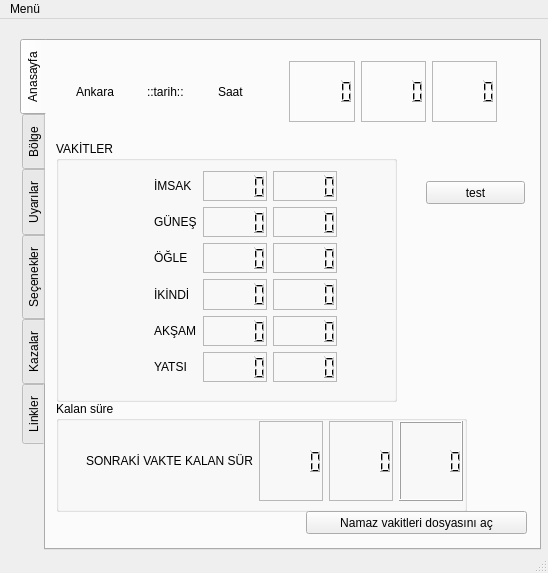
<?xml version="1.0" encoding="UTF-8"?>
<ui version="4.0">
 <class>MainWindow</class>
 <widget class="QMainWindow" name="MainWindow">
  <property name="geometry">
   <rect>
    <x>0</x>
    <y>0</y>
    <width>548</width>
    <height>573</height>
   </rect>
  </property>
  <property name="windowTitle">
   <string>MainWindow</string>
  </property>
  <property name="toolButtonStyle">
   <enum>Qt::ToolButtonIconOnly</enum>
  </property>
  <widget class="QWidget" name="centralwidget">
   <widget class="QWidget" name="gridLayoutWidget">
    <property name="geometry">
     <rect>
      <x>20</x>
      <y>20</y>
      <width>521</width>
      <height>511</height>
     </rect>
    </property>
    <layout class="QGridLayout" name="gridLayout">
     <item row="0" column="0">
      <widget class="QTabWidget" name="tabWidget">
       <property name="enabled">
        <bool>true</bool>
       </property>
       <property name="tabPosition">
        <enum>QTabWidget::West</enum>
       </property>
       <property name="tabShape">
        <enum>QTabWidget::Rounded</enum>
       </property>
       <property name="currentIndex">
        <number>0</number>
       </property>
       <property name="elideMode">
        <enum>Qt::ElideNone</enum>
       </property>
       <property name="documentMode">
        <bool>false</bool>
       </property>
       <property name="movable">
        <bool>true</bool>
       </property>
       <widget class="QWidget" name="tab">
        <attribute name="title">
         <string>Anasayfa</string>
        </attribute>
        <widget class="QGroupBox" name="groupBox_2">
         <property name="geometry">
          <rect>
           <x>10</x>
           <y>100</y>
           <width>341</width>
           <height>261</height>
          </rect>
         </property>
         <property name="title">
          <string>VAKİTLER</string>
         </property>
         <property name="flat">
          <bool>false</bool>
         </property>
         <property name="checkable">
          <bool>false</bool>
         </property>
         <widget class="QWidget" name="gridLayoutWidget_2">
          <property name="geometry">
           <rect>
            <x>50</x>
            <y>30</y>
            <width>231</width>
            <height>211</height>
           </rect>
          </property>
          <layout class="QGridLayout" name="gridLayout_2">
           <item row="6" column="1">
            <widget class="QLabel" name="label_5">
             <property name="text">
              <string>YATSI</string>
             </property>
            </widget>
           </item>
           <item row="5" column="2">
            <widget class="QLCDNumber" name="lcdNumberMaghribHour">
             <property name="frameShape">
              <enum>QFrame::StyledPanel</enum>
             </property>
             <property name="frameShadow">
              <enum>QFrame::Sunken</enum>
             </property>
             <property name="lineWidth">
              <number>1</number>
             </property>
             <property name="smallDecimalPoint">
              <bool>false</bool>
             </property>
             <property name="segmentStyle">
              <enum>QLCDNumber::Filled</enum>
             </property>
            </widget>
           </item>
           <item row="4" column="0">
            <spacer name="horizontalSpacer_3">
             <property name="orientation">
              <enum>Qt::Horizontal</enum>
             </property>
             <property name="sizeHint" stdset="0">
              <size>
               <width>40</width>
               <height>20</height>
              </size>
             </property>
            </spacer>
           </item>
           <item row="3" column="0">
            <spacer name="horizontalSpacer_2">
             <property name="orientation">
              <enum>Qt::Horizontal</enum>
             </property>
             <property name="sizeHint" stdset="0">
              <size>
               <width>40</width>
               <height>20</height>
              </size>
             </property>
            </spacer>
           </item>
           <item row="5" column="1">
            <widget class="QLabel" name="label_4">
             <property name="text">
              <string>AKŞAM</string>
             </property>
            </widget>
           </item>
           <item row="3" column="1">
            <widget class="QLabel" name="label_2">
             <property name="text">
              <string>ÖĞLE</string>
             </property>
            </widget>
           </item>
           <item row="1" column="2">
            <widget class="QLCDNumber" name="lcdNumberFajrHour">
             <property name="frameShape">
              <enum>QFrame::StyledPanel</enum>
             </property>
             <property name="frameShadow">
              <enum>QFrame::Sunken</enum>
             </property>
             <property name="lineWidth">
              <number>1</number>
             </property>
             <property name="smallDecimalPoint">
              <bool>false</bool>
             </property>
             <property name="segmentStyle">
              <enum>QLCDNumber::Filled</enum>
             </property>
            </widget>
           </item>
           <item row="6" column="0">
            <spacer name="horizontalSpacer_5">
             <property name="orientation">
              <enum>Qt::Horizontal</enum>
             </property>
             <property name="sizeHint" stdset="0">
              <size>
               <width>40</width>
               <height>20</height>
              </size>
             </property>
            </spacer>
           </item>
           <item row="2" column="0">
            <spacer name="horizontalSpacer_6">
             <property name="orientation">
              <enum>Qt::Horizontal</enum>
             </property>
             <property name="sizeHint" stdset="0">
              <size>
               <width>40</width>
               <height>20</height>
              </size>
             </property>
            </spacer>
           </item>
           <item row="6" column="2">
            <widget class="QLCDNumber" name="lcdNumberIshaHour">
             <property name="frameShape">
              <enum>QFrame::StyledPanel</enum>
             </property>
             <property name="frameShadow">
              <enum>QFrame::Sunken</enum>
             </property>
             <property name="lineWidth">
              <number>1</number>
             </property>
             <property name="smallDecimalPoint">
              <bool>false</bool>
             </property>
             <property name="segmentStyle">
              <enum>QLCDNumber::Filled</enum>
             </property>
            </widget>
           </item>
           <item row="1" column="1">
            <widget class="QLabel" name="label">
             <property name="text">
              <string>İMSAK</string>
             </property>
            </widget>
           </item>
           <item row="4" column="2">
            <widget class="QLCDNumber" name="lcdNumberAsrHour">
             <property name="frameShape">
              <enum>QFrame::StyledPanel</enum>
             </property>
             <property name="frameShadow">
              <enum>QFrame::Sunken</enum>
             </property>
             <property name="lineWidth">
              <number>1</number>
             </property>
             <property name="smallDecimalPoint">
              <bool>false</bool>
             </property>
             <property name="segmentStyle">
              <enum>QLCDNumber::Filled</enum>
             </property>
            </widget>
           </item>
           <item row="4" column="1">
            <widget class="QLabel" name="label_3">
             <property name="text">
              <string>İKİNDİ</string>
             </property>
            </widget>
           </item>
           <item row="3" column="2">
            <widget class="QLCDNumber" name="lcdNumberDhuhrHour">
             <property name="frameShape">
              <enum>QFrame::StyledPanel</enum>
             </property>
             <property name="frameShadow">
              <enum>QFrame::Sunken</enum>
             </property>
             <property name="lineWidth">
              <number>1</number>
             </property>
             <property name="smallDecimalPoint">
              <bool>false</bool>
             </property>
             <property name="segmentStyle">
              <enum>QLCDNumber::Filled</enum>
             </property>
            </widget>
           </item>
           <item row="5" column="0">
            <spacer name="horizontalSpacer_4">
             <property name="orientation">
              <enum>Qt::Horizontal</enum>
             </property>
             <property name="sizeHint" stdset="0">
              <size>
               <width>40</width>
               <height>20</height>
              </size>
             </property>
            </spacer>
           </item>
           <item row="2" column="1">
            <widget class="QLabel" name="label_24">
             <property name="text">
              <string>GÜNEŞ</string>
             </property>
            </widget>
           </item>
           <item row="2" column="2">
            <widget class="QLCDNumber" name="lcdNumberSunriseHour">
             <property name="frameShape">
              <enum>QFrame::StyledPanel</enum>
             </property>
             <property name="frameShadow">
              <enum>QFrame::Sunken</enum>
             </property>
             <property name="lineWidth">
              <number>1</number>
             </property>
             <property name="smallDecimalPoint">
              <bool>false</bool>
             </property>
             <property name="segmentStyle">
              <enum>QLCDNumber::Filled</enum>
             </property>
            </widget>
           </item>
           <item row="1" column="0">
            <spacer name="horizontalSpacer">
             <property name="orientation">
              <enum>Qt::Horizontal</enum>
             </property>
             <property name="sizeHint" stdset="0">
              <size>
               <width>40</width>
               <height>20</height>
              </size>
             </property>
            </spacer>
           </item>
           <item row="6" column="3">
            <widget class="QLCDNumber" name="lcdNumberIshaMinute">
             <property name="frameShape">
              <enum>QFrame::StyledPanel</enum>
             </property>
             <property name="frameShadow">
              <enum>QFrame::Sunken</enum>
             </property>
             <property name="lineWidth">
              <number>1</number>
             </property>
             <property name="smallDecimalPoint">
              <bool>false</bool>
             </property>
             <property name="segmentStyle">
              <enum>QLCDNumber::Filled</enum>
             </property>
            </widget>
           </item>
           <item row="5" column="3">
            <widget class="QLCDNumber" name="lcdNumberMaghribMinute">
             <property name="frameShape">
              <enum>QFrame::StyledPanel</enum>
             </property>
             <property name="frameShadow">
              <enum>QFrame::Sunken</enum>
             </property>
             <property name="lineWidth">
              <number>1</number>
             </property>
             <property name="smallDecimalPoint">
              <bool>false</bool>
             </property>
             <property name="segmentStyle">
              <enum>QLCDNumber::Filled</enum>
             </property>
            </widget>
           </item>
           <item row="4" column="3">
            <widget class="QLCDNumber" name="lcdNumberAsrMinute">
             <property name="frameShape">
              <enum>QFrame::StyledPanel</enum>
             </property>
             <property name="frameShadow">
              <enum>QFrame::Sunken</enum>
             </property>
             <property name="lineWidth">
              <number>1</number>
             </property>
             <property name="smallDecimalPoint">
              <bool>false</bool>
             </property>
             <property name="segmentStyle">
              <enum>QLCDNumber::Filled</enum>
             </property>
            </widget>
           </item>
           <item row="3" column="3">
            <widget class="QLCDNumber" name="lcdNumberDhuhrMinute">
             <property name="frameShape">
              <enum>QFrame::StyledPanel</enum>
             </property>
             <property name="frameShadow">
              <enum>QFrame::Sunken</enum>
             </property>
             <property name="lineWidth">
              <number>1</number>
             </property>
             <property name="smallDecimalPoint">
              <bool>false</bool>
             </property>
             <property name="segmentStyle">
              <enum>QLCDNumber::Filled</enum>
             </property>
            </widget>
           </item>
           <item row="2" column="3">
            <widget class="QLCDNumber" name="lcdNumberSunriseMinute">
             <property name="frameShape">
              <enum>QFrame::StyledPanel</enum>
             </property>
             <property name="frameShadow">
              <enum>QFrame::Sunken</enum>
             </property>
             <property name="lineWidth">
              <number>1</number>
             </property>
             <property name="smallDecimalPoint">
              <bool>false</bool>
             </property>
             <property name="segmentStyle">
              <enum>QLCDNumber::Filled</enum>
             </property>
            </widget>
           </item>
           <item row="1" column="3">
            <widget class="QLCDNumber" name="lcdNumberFajrMinute">
             <property name="frameShape">
              <enum>QFrame::StyledPanel</enum>
             </property>
             <property name="frameShadow">
              <enum>QFrame::Sunken</enum>
             </property>
             <property name="lineWidth">
              <number>1</number>
             </property>
             <property name="smallDecimalPoint">
              <bool>false</bool>
             </property>
             <property name="segmentStyle">
              <enum>QLCDNumber::Filled</enum>
             </property>
            </widget>
           </item>
          </layout>
         </widget>
        </widget>
        <widget class="QWidget" name="gridLayoutWidget_7">
         <property name="geometry">
          <rect>
           <x>30</x>
           <y>20</y>
           <width>421</width>
           <height>61</height>
          </rect>
         </property>
         <layout class="QGridLayout" name="gridLayout_8">
          <item row="1" column="2">
           <widget class="QLabel" name="label_6">
            <property name="text">
             <string>Saat</string>
            </property>
           </widget>
          </item>
          <item row="1" column="1">
           <widget class="QLabel" name="labelCurrentDate">
            <property name="text">
             <string>::tarih::</string>
            </property>
           </widget>
          </item>
          <item row="1" column="0">
           <widget class="QLabel" name="labelCurrentCity">
            <property name="text">
             <string>Ankara</string>
            </property>
           </widget>
          </item>
          <item row="1" column="4">
           <widget class="QLCDNumber" name="lcdNumberCurrentMinute">
            <property name="frameShape">
             <enum>QFrame::StyledPanel</enum>
            </property>
            <property name="frameShadow">
             <enum>QFrame::Sunken</enum>
            </property>
            <property name="lineWidth">
             <number>1</number>
            </property>
            <property name="smallDecimalPoint">
             <bool>false</bool>
            </property>
            <property name="segmentStyle">
             <enum>QLCDNumber::Filled</enum>
            </property>
           </widget>
          </item>
          <item row="1" column="3">
           <widget class="QLCDNumber" name="lcdNumberCurrentHour">
            <property name="frameShape">
             <enum>QFrame::StyledPanel</enum>
            </property>
            <property name="frameShadow">
             <enum>QFrame::Sunken</enum>
            </property>
            <property name="lineWidth">
             <number>1</number>
            </property>
            <property name="smallDecimalPoint">
             <bool>false</bool>
            </property>
            <property name="segmentStyle">
             <enum>QLCDNumber::Filled</enum>
            </property>
           </widget>
          </item>
          <item row="1" column="5">
           <widget class="QLCDNumber" name="lcdNumberCurrentSecond">
            <property name="frameShape">
             <enum>QFrame::StyledPanel</enum>
            </property>
            <property name="frameShadow">
             <enum>QFrame::Sunken</enum>
            </property>
            <property name="lineWidth">
             <number>1</number>
            </property>
            <property name="smallDecimalPoint">
             <bool>false</bool>
            </property>
            <property name="segmentStyle">
             <enum>QLCDNumber::Filled</enum>
            </property>
           </widget>
          </item>
         </layout>
        </widget>
        <widget class="QWidget" name="horizontalLayoutWidget">
         <property name="geometry">
          <rect>
           <x>40</x>
           <y>380</y>
           <width>377</width>
           <height>80</height>
          </rect>
         </property>
         <layout class="QHBoxLayout" name="horizontalLayout">
          <item>
           <widget class="QLabel" name="labelNextPrayer">
            <property name="text">
             <string>SONRAKİ VAKTE KALAN SÜRE</string>
            </property>
           </widget>
          </item>
          <item>
           <widget class="QLCDNumber" name="lcdNumberNextPrayerHour">
            <property name="frameShape">
             <enum>QFrame::StyledPanel</enum>
            </property>
            <property name="frameShadow">
             <enum>QFrame::Sunken</enum>
            </property>
            <property name="lineWidth">
             <number>1</number>
            </property>
            <property name="smallDecimalPoint">
             <bool>false</bool>
            </property>
            <property name="segmentStyle">
             <enum>QLCDNumber::Filled</enum>
            </property>
           </widget>
          </item>
          <item>
           <widget class="QLCDNumber" name="lcdNumberNextPrayerMinute">
            <property name="frameShape">
             <enum>QFrame::StyledPanel</enum>
            </property>
            <property name="frameShadow">
             <enum>QFrame::Sunken</enum>
            </property>
            <property name="lineWidth">
             <number>1</number>
            </property>
            <property name="smallDecimalPoint">
             <bool>false</bool>
            </property>
            <property name="segmentStyle">
             <enum>QLCDNumber::Filled</enum>
            </property>
           </widget>
          </item>
          <item>
           <widget class="QLCDNumber" name="lcdNumberNextPrayerSecond"/>
          </item>
         </layout>
        </widget>
        <widget class="QGroupBox" name="groupBox_6">
         <property name="geometry">
          <rect>
           <x>10</x>
           <y>360</y>
           <width>411</width>
           <height>111</height>
          </rect>
         </property>
         <property name="title">
          <string>Kalan süre</string>
         </property>
        </widget>
        <widget class="QPushButton" name="testbutton">
         <property name="geometry">
          <rect>
           <x>380</x>
           <y>140</y>
           <width>99</width>
           <height>23</height>
          </rect>
         </property>
         <property name="text">
          <string>test</string>
         </property>
        </widget>
        <widget class="QPushButton" name="pushButtonOpenPrayerTimesText">
         <property name="geometry">
          <rect>
           <x>260</x>
           <y>470</y>
           <width>221</width>
           <height>23</height>
          </rect>
         </property>
         <property name="text">
          <string>Namaz vakitleri dosyasını aç</string>
         </property>
        </widget>
        <zorder>groupBox_6</zorder>
        <zorder>groupBox_2</zorder>
        <zorder>gridLayoutWidget_7</zorder>
        <zorder>horizontalLayoutWidget</zorder>
        <zorder>testbutton</zorder>
        <zorder>pushButtonOpenPrayerTimesText</zorder>
       </widget>
       <widget class="QWidget" name="tab_2">
        <attribute name="title">
         <string>Bölge</string>
        </attribute>
        <widget class="QGroupBox" name="groupBox_3">
         <property name="geometry">
          <rect>
           <x>20</x>
           <y>0</y>
           <width>451</width>
           <height>261</height>
          </rect>
         </property>
         <property name="title">
          <string>GroupBox</string>
         </property>
         <widget class="QWidget" name="gridLayoutWidget_3">
          <property name="geometry">
           <rect>
            <x>10</x>
            <y>30</y>
            <width>411</width>
            <height>211</height>
           </rect>
          </property>
          <layout class="QGridLayout" name="gridLayout_3">
           <item row="0" column="0">
            <widget class="QLabel" name="labelCountry">
             <property name="text">
              <string>ÜLKE</string>
             </property>
            </widget>
           </item>
           <item row="1" column="0">
            <widget class="QLabel" name="labelCity">
             <property name="text">
              <string>ŞEHİR</string>
             </property>
            </widget>
           </item>
           <item row="2" column="0">
            <widget class="QLabel" name="labelDistrict">
             <property name="text">
              <string>İLÇE</string>
             </property>
            </widget>
           </item>
           <item row="3" column="0">
            <widget class="QLabel" name="labelTown">
             <property name="text">
              <string>KÖY/KASABA</string>
             </property>
            </widget>
           </item>
           <item row="0" column="1">
            <widget class="QComboBox" name="comboBoxSelectCountry">
             <item>
              <property name="text">
               <string>türkei</string>
              </property>
             </item>
            </widget>
           </item>
           <item row="1" column="1">
            <widget class="QComboBox" name="comboBoxSelectCity"/>
           </item>
           <item row="2" column="1">
            <widget class="QComboBox" name="comboBoxSelectDistrict">
             <property name="enabled">
              <bool>false</bool>
             </property>
            </widget>
           </item>
           <item row="3" column="1">
            <widget class="QComboBox" name="comboBoxSelectTown">
             <property name="enabled">
              <bool>false</bool>
             </property>
            </widget>
           </item>
          </layout>
         </widget>
        </widget>
        <widget class="QDialogButtonBox" name="buttonBox_2">
         <property name="geometry">
          <rect>
           <x>280</x>
           <y>260</y>
           <width>160</width>
           <height>25</height>
          </rect>
         </property>
         <property name="standardButtons">
          <set>QDialogButtonBox::Cancel|QDialogButtonBox::Ok</set>
         </property>
        </widget>
        <widget class="QPushButton" name="pushButtonSetTimesManuelly">
         <property name="geometry">
          <rect>
           <x>220</x>
           <y>330</y>
           <width>221</width>
           <height>23</height>
          </rect>
         </property>
         <property name="text">
          <string>Manuel olarak Ayarla</string>
         </property>
        </widget>
       </widget>
       <widget class="QWidget" name="tab_3">
        <attribute name="title">
         <string>Uyarılar</string>
        </attribute>
        <widget class="QWidget" name="gridLayoutWidget_4">
         <property name="geometry">
          <rect>
           <x>20</x>
           <y>10</y>
           <width>451</width>
           <height>301</height>
          </rect>
         </property>
         <layout class="QGridLayout" name="gridLayout_4">
          <item row="0" column="1">
           <widget class="QSpinBox" name="spinBoxFacrWarn"/>
          </item>
          <item row="3" column="1">
           <widget class="QSpinBox" name="spinBoxAsrWarn"/>
          </item>
          <item row="7" column="1">
           <widget class="QDialogButtonBox" name="buttonBox">
            <property name="standardButtons">
             <set>QDialogButtonBox::Cancel|QDialogButtonBox::Save</set>
            </property>
           </widget>
          </item>
          <item row="3" column="0">
           <widget class="QCheckBox" name="checkBoxAsrWarn">
            <property name="text">
             <string>İkindi</string>
            </property>
           </widget>
          </item>
          <item row="2" column="1">
           <widget class="QSpinBox" name="spinBoxDhuhrWarn"/>
          </item>
          <item row="4" column="1">
           <widget class="QSpinBox" name="spinBoxMaghribWarn"/>
          </item>
          <item row="4" column="0">
           <widget class="QCheckBox" name="checkBoxMaghribWarn">
            <property name="text">
             <string>Akşam</string>
            </property>
           </widget>
          </item>
          <item row="2" column="0">
           <widget class="QCheckBox" name="checkBoxDhuhrWarn">
            <property name="text">
             <string>Öğle</string>
            </property>
           </widget>
          </item>
          <item row="5" column="0">
           <widget class="QCheckBox" name="checkBoxIshaWarn">
            <property name="text">
             <string>Yatsı</string>
            </property>
           </widget>
          </item>
          <item row="5" column="1">
           <widget class="QSpinBox" name="spinBoxIshaWarn"/>
          </item>
          <item row="0" column="0">
           <widget class="QCheckBox" name="checkBoxFajrWarn">
            <property name="text">
             <string>İmsak</string>
            </property>
           </widget>
          </item>
          <item row="1" column="0">
           <widget class="QCheckBox" name="checkBoxSunriseWarn">
            <property name="text">
             <string>Güneş</string>
            </property>
           </widget>
          </item>
          <item row="1" column="1">
           <widget class="QSpinBox" name="spinBoxSunriseWarn"/>
          </item>
         </layout>
        </widget>
        <widget class="QGroupBox" name="groupBox_4">
         <property name="geometry">
          <rect>
           <x>10</x>
           <y>0</y>
           <width>471</width>
           <height>271</height>
          </rect>
         </property>
         <property name="title">
          <string>Vakit Uyarıları</string>
         </property>
        </widget>
        <zorder>groupBox_4</zorder>
        <zorder>gridLayoutWidget_4</zorder>
       </widget>
       <widget class="QWidget" name="tab_4">
        <attribute name="title">
         <string>Seçenekler</string>
        </attribute>
        <widget class="QGroupBox" name="groupBox">
         <property name="geometry">
          <rect>
           <x>10</x>
           <y>9</y>
           <width>471</width>
           <height>331</height>
          </rect>
         </property>
         <property name="title">
          <string>Seçenekler</string>
         </property>
         <widget class="QWidget" name="gridLayoutWidget_5">
          <property name="geometry">
           <rect>
            <x>10</x>
            <y>20</y>
            <width>431</width>
            <height>291</height>
           </rect>
          </property>
          <layout class="QGridLayout" name="gridLayout_6">
           <item row="10" column="0">
            <widget class="QLabel" name="label_16">
             <property name="text">
              <string>Kapatma ayarı</string>
             </property>
            </widget>
           </item>
           <item row="5" column="0">
            <widget class="QCheckBox" name="checkBoxPlayWarnSound">
             <property name="text">
              <string>Uyarı sesleri çal</string>
             </property>
            </widget>
           </item>
           <item row="3" column="0">
            <widget class="QCheckBox" name="checkBoxShowInTray">
             <property name="text">
              <string>Sistem tepsisinde simge göster</string>
             </property>
            </widget>
           </item>
           <item row="8" column="0">
            <widget class="QLabel" name="label_12">
             <property name="text">
              <string>Ezan sesi</string>
             </property>
            </widget>
           </item>
           <item row="4" column="0">
            <widget class="QCheckBox" name="checkBoxPlayAdhan">
             <property name="text">
              <string>Vakitlerde ezan oku</string>
             </property>
            </widget>
           </item>
           <item row="6" column="0">
            <widget class="QCheckBox" name="checkBoxMuteInAdhanTime">
             <property name="text">
              <string>Ezan vaktinde sesi kapat</string>
             </property>
            </widget>
           </item>
           <item row="9" column="0">
            <widget class="QLabel" name="label_26">
             <property name="text">
              <string>Uyarı sesi</string>
             </property>
            </widget>
           </item>
           <item row="10" column="1">
            <widget class="QComboBox" name="comboBoxCloseOption">
             <item>
              <property name="text">
               <string>Tamamen kapat</string>
              </property>
             </item>
             <item>
              <property name="text">
               <string>Gizle</string>
              </property>
             </item>
            </widget>
           </item>
           <item row="8" column="1">
            <widget class="QToolButton" name="toolButton">
             <property name="text">
              <string>...</string>
             </property>
            </widget>
           </item>
           <item row="9" column="1">
            <widget class="QToolButton" name="toolButton_2">
             <property name="text">
              <string>...</string>
             </property>
            </widget>
           </item>
           <item row="7" column="0">
            <widget class="QCheckBox" name="checkBoxSystemNotifications">
             <property name="text">
              <string>Sistem bildirimleri açık</string>
             </property>
            </widget>
           </item>
          </layout>
         </widget>
        </widget>
        <widget class="QDialogButtonBox" name="buttonBox_4">
         <property name="geometry">
          <rect>
           <x>150</x>
           <y>330</y>
           <width>327</width>
           <height>25</height>
          </rect>
         </property>
         <property name="standardButtons">
          <set>QDialogButtonBox::Cancel|QDialogButtonBox::RestoreDefaults|QDialogButtonBox::Save</set>
         </property>
        </widget>
       </widget>
       <widget class="QWidget" name="tab_5">
        <attribute name="title">
         <string>Kazalar</string>
        </attribute>
        <widget class="QGroupBox" name="groupBox_5">
         <property name="geometry">
          <rect>
           <x>10</x>
           <y>0</y>
           <width>311</width>
           <height>311</height>
          </rect>
         </property>
         <property name="title">
          <string>GroupBox</string>
         </property>
         <widget class="QWidget" name="gridLayoutWidget_6">
          <property name="geometry">
           <rect>
            <x>40</x>
            <y>30</y>
            <width>231</width>
            <height>261</height>
           </rect>
          </property>
          <layout class="QGridLayout" name="gridLayout_7">
           <item row="2" column="0">
            <widget class="QLabel" name="label_21">
             <property name="text">
              <string>Öğle</string>
             </property>
            </widget>
           </item>
           <item row="0" column="0">
            <widget class="QLabel" name="label_22">
             <property name="text">
              <string>Sabah</string>
             </property>
            </widget>
           </item>
           <item row="4" column="0">
            <widget class="QLabel" name="label_19">
             <property name="text">
              <string>Akşam</string>
             </property>
            </widget>
           </item>
           <item row="3" column="0">
            <widget class="QLabel" name="label_20">
             <property name="text">
              <string>İkindi</string>
             </property>
            </widget>
           </item>
           <item row="5" column="0">
            <widget class="QLabel" name="label_18">
             <property name="text">
              <string>Yatsı</string>
             </property>
            </widget>
           </item>
           <item row="2" column="1">
            <widget class="QSpinBox" name="spinBoxZuhrCount"/>
           </item>
           <item row="3" column="1">
            <widget class="QSpinBox" name="spinBoxAsrCount"/>
           </item>
           <item row="4" column="1">
            <widget class="QSpinBox" name="spinBoxMaghribCount"/>
           </item>
           <item row="5" column="1">
            <widget class="QSpinBox" name="spinBoxIshaCount"/>
           </item>
           <item row="0" column="1">
            <widget class="QSpinBox" name="spinBoxFajrCount"/>
           </item>
          </layout>
         </widget>
        </widget>
       </widget>
       <widget class="QWidget" name="tab_6">
        <attribute name="title">
         <string>Linkler</string>
        </attribute>
        <widget class="QWidget" name="gridLayoutWidget_8">
         <property name="geometry">
          <rect>
           <x>30</x>
           <y>70</y>
           <width>432</width>
           <height>106</height>
          </rect>
         </property>
         <layout class="QGridLayout" name="gridLayout_17">
          <item row="2" column="1">
           <widget class="QPushButton" name="pushButton_2">
            <property name="text">
             <string>mustafairan.wordpress.com</string>
            </property>
           </widget>
          </item>
          <item row="0" column="0">
           <widget class="QLabel" name="label_41">
            <property name="text">
             <string>Vakit Bağlantısı</string>
            </property>
           </widget>
          </item>
          <item row="3" column="1">
           <widget class="QPushButton" name="pushButton_3">
            <property name="text">
             <string>github.com/mustafairan/pynamaz</string>
            </property>
           </widget>
          </item>
          <item row="0" column="1">
           <widget class="QPushButton" name="pushButton_4">
            <property name="text">
             <string>diyanet.gov.tr/tr/PrayerTime/WorldPrayerTimes</string>
            </property>
           </widget>
          </item>
          <item row="1" column="1">
           <widget class="QPushButton" name="pushButton">
            <property name="text">
             <string>www.diyanet.gov.tr</string>
            </property>
            <property name="flat">
             <bool>false</bool>
            </property>
           </widget>
          </item>
          <item row="2" column="0">
           <widget class="QLabel" name="label_42">
            <property name="text">
             <string>Geliştirici Sayfası</string>
            </property>
           </widget>
          </item>
          <item row="3" column="0">
           <widget class="QLabel" name="label_43">
            <property name="text">
             <string>Uygulama Deposu</string>
            </property>
           </widget>
          </item>
          <item row="1" column="0">
           <widget class="QLabel" name="label_44">
            <property name="text">
             <string>Diyanet.gov.tr</string>
            </property>
           </widget>
          </item>
         </layout>
        </widget>
       </widget>
      </widget>
     </item>
    </layout>
   </widget>
  </widget>
  <widget class="QMenuBar" name="menubar">
   <property name="geometry">
    <rect>
     <x>0</x>
     <y>0</y>
     <width>548</width>
     <height>20</height>
    </rect>
   </property>
   <widget class="QMenu" name="menuMen">
    <property name="title">
     <string>Menü</string>
    </property>
    <widget class="QMenu" name="menuG_r_n_m">
     <property name="title">
      <string>Görünüm</string>
     </property>
     <addaction name="actionBespin"/>
     <addaction name="actionCleanlooks"/>
     <addaction name="actionGTK"/>
     <addaction name="actionPlastique"/>
     <addaction name="actionWindows"/>
     <addaction name="actionQtcurve"/>
     <addaction name="actionMotif"/>
     <addaction name="actionCDE"/>
     <addaction name="actionOxygen"/>
    </widget>
    <widget class="QMenu" name="menuGizle">
     <property name="title">
      <string>Gizle</string>
     </property>
    </widget>
    <addaction name="menuGizle"/>
    <addaction name="menuG_r_n_m"/>
    <addaction name="actionG_ncelle_2"/>
    <addaction name="action_k"/>
   </widget>
   <addaction name="menuMen"/>
  </widget>
  <widget class="QStatusBar" name="statusbar"/>
  <action name="action_k">
   <property name="text">
    <string>Çıkış</string>
   </property>
  </action>
  <action name="actionCleanlooks">
   <property name="text">
    <string>Cleanlooks</string>
   </property>
   <property name="softKeyRole">
    <enum>QAction::NoSoftKey</enum>
   </property>
  </action>
  <action name="actionGTK">
   <property name="text">
    <string>GTK+</string>
   </property>
  </action>
  <action name="actionPlastique">
   <property name="text">
    <string>Plastique</string>
   </property>
  </action>
  <action name="actionWindows">
   <property name="text">
    <string>Windows</string>
   </property>
  </action>
  <action name="actionG_ncelle_2">
   <property name="text">
    <string>Güncelle</string>
   </property>
  </action>
  <action name="actionBespin">
   <property name="text">
    <string>Bespin</string>
   </property>
  </action>
  <action name="actionQtcurve">
   <property name="text">
    <string>Qtcurve</string>
   </property>
  </action>
  <action name="actionMotif">
   <property name="text">
    <string>Motif</string>
   </property>
  </action>
  <action name="actionCDE">
   <property name="text">
    <string>CDE</string>
   </property>
  </action>
  <action name="actionOxygen">
   <property name="text">
    <string>Oxygen</string>
   </property>
  </action>
  <action name="actionGetthehellout">
   <property name="text">
    <string>getthehellout</string>
   </property>
  </action>
 </widget>
 <resources/>
 <connections>
  <connection>
   <sender>testbutton</sender>
   <signal>clicked()</signal>
   <receiver>actionGetthehellout</receiver>
   <slot>hover()</slot>
   <hints>
    <hint type="sourcelabel">
     <x>475</x>
     <y>195</y>
    </hint>
    <hint type="destinationlabel">
     <x>-1</x>
     <y>-1</y>
    </hint>
   </hints>
  </connection>
 </connections>
</ui>
